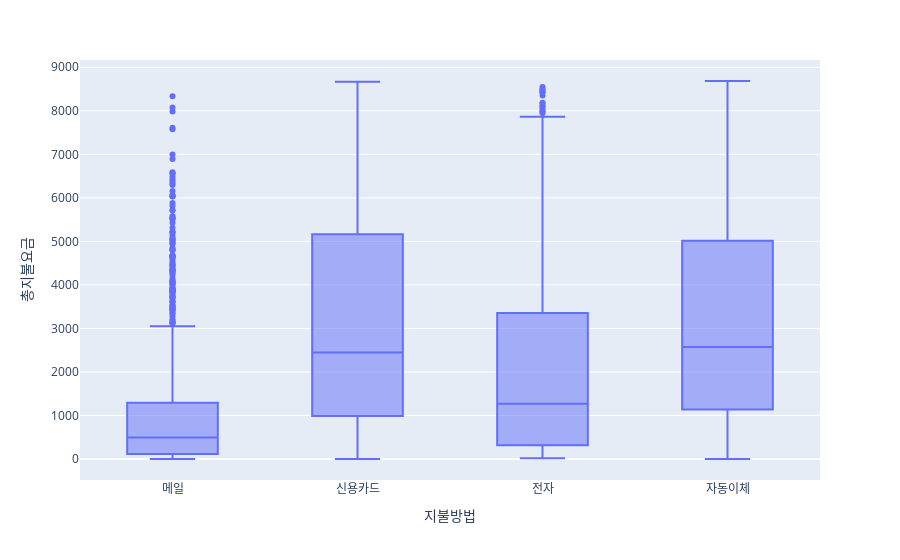

This figure's notebook cell:
### Code cell
px.box(df, x="지불방법", y="총지불요금")

### Figure 1 — Plotly figure (JSON) as saved in the notebook; plotly's stock layout.template omitted (floating-point values rounded to 4 significant figures; data arrays with more than 128 entries replaced by an {"elided": "..."} marker saying what was removed)
{"data": [{"alignmentgroup": "True", "hovertemplate": "지불방법=%{x}<br>총지불요금=%{y}<extra></extra>", "legendgroup": "", "marker": {"color": "#636efa"}, "name": "", "notched": false, "offsetgroup": "", "orientation": "v", "showlegend": false, "type": "box", "x": {"elided": "4930 str values"}, "x0": " ", "xaxis": "x", "y": {"elided": "4930 float values"}, "y0": " ", "yaxis": "y"}], "layout": {"boxmode": "group", "legend": {"tracegroupgap": 0}, "margin": {"t": 60}, "xaxis": {"anchor": "y", "domain": [0, 1], "title": {"text": "지불방법"}}, "yaxis": {"anchor": "x", "domain": [0, 1], "title": {"text": "총지불요금"}}}}
